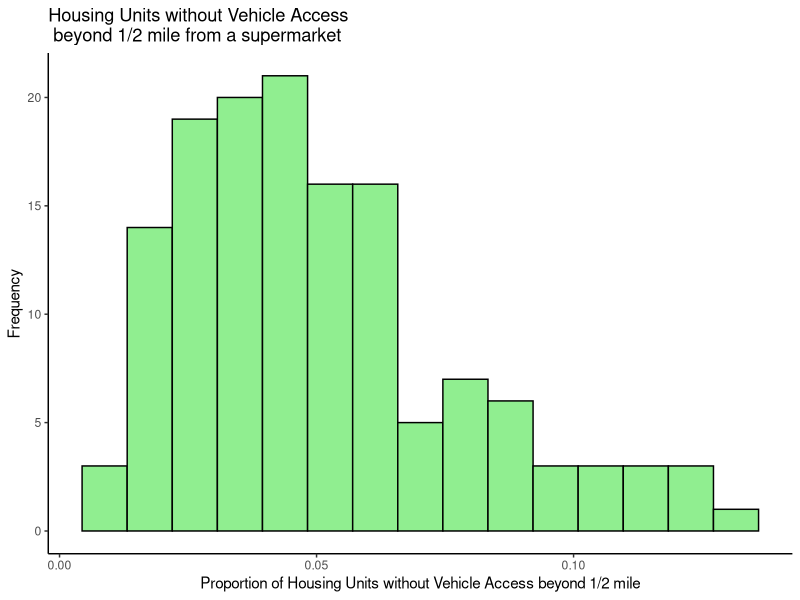
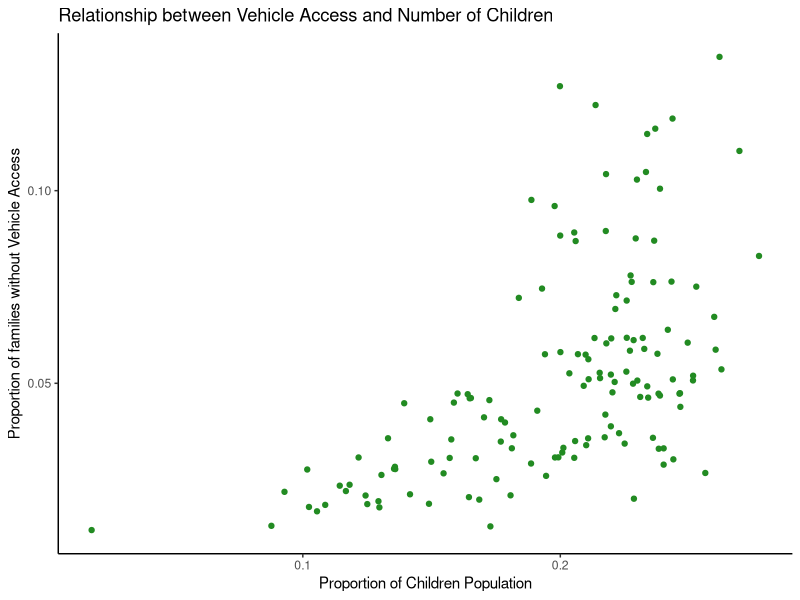
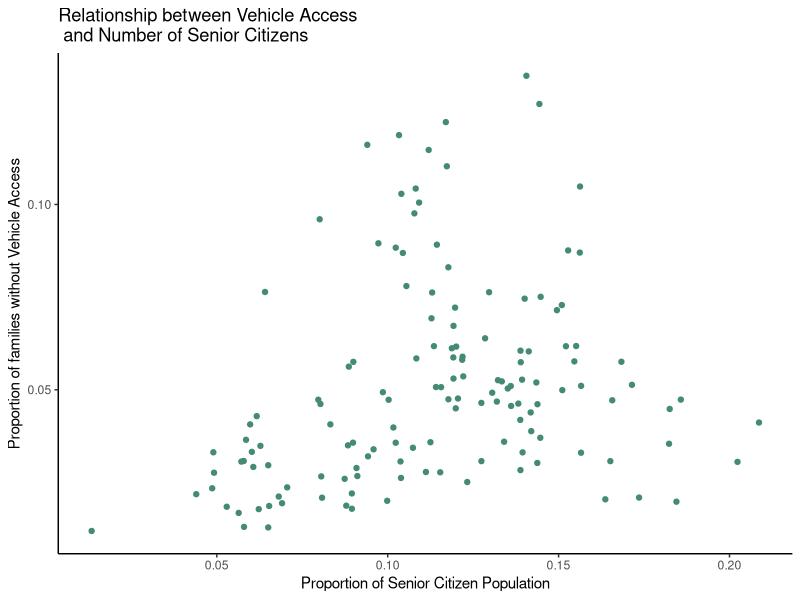
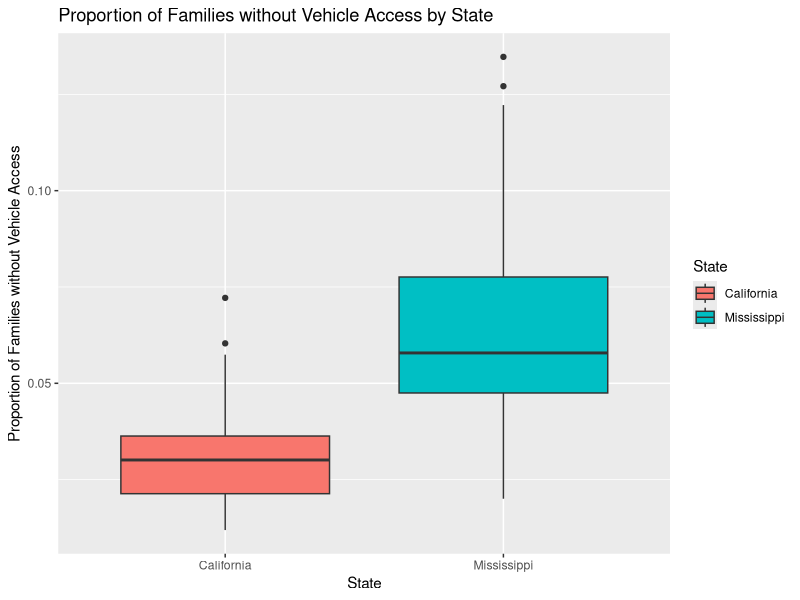

Write R code to recreate these figures, in order.
## ---- chunk 1
knitr::opts_chunk$set(fig.height=5, fig.width=6, warning=FALSE, tidy=TRUE, tidy.opts=list(width.cutoff=60)) 
library(ggplot2)
foodsecurity <- read.csv('foodsecurity.csv')
foodsecurity <- foodsecurity[foodsecurity$State=="Mississippi" | foodsecurity$State=="California",]
fs_ggplot <- ggplot(foodsecurity)
## ---- chunk 2
foodsecurity$housing <- foodsecurity$Vehicle.Access.1.2.Mile / foodsecurity$Housing.Data.Total.Housing.Unit

ggplot(foodsecurity, aes(x=housing)) +  geom_histogram(col='black', fill='lightgreen', bins = 15) + xlab('Proportion of Housing Units without Vehicle Access beyond 1/2 mile') + ylab('Frequency') + ggtitle('Housing Units without Vehicle Access \n beyond 1/2 mile from a supermarket') + theme_classic()
## ---- chunk 3
foodsecurity$children <- foodsecurity$Low.Access.Numbers.Children.1.2.Mile / foodsecurity$Population
ggplot(foodsecurity, aes(x=children, y=housing)) +  geom_point(col='forestgreen', fill='maroon') + xlab('Proportion of Children Population') + ylab('Proportion of families without Vehicle Access') + ggtitle('Relationship between Vehicle Access and Number of Children') + theme_classic()
## ---- chunk 4
foodsecurity$seniors <- foodsecurity$Low.Access.Numbers.Seniors.1.2.Mile / foodsecurity$Population
ggplot(foodsecurity, aes(x=seniors, y=housing)) +  geom_point(col='aquamarine4', fill='maroon') + xlab('Proportion of Senior Citizen Population') + ylab('Proportion of families without Vehicle Access') + ggtitle('Relationship between Vehicle Access \n and Number of Senior Citizens') + theme_classic()
## ---- chunk 5
ggplot(foodsecurity, aes(x=State, y=housing, fill=State)) + geom_boxplot()+ xlab('State') + ylab('Proportion of Families without Vehicle Access') + ggtitle('Proportion of Families without Vehicle Access by State')
